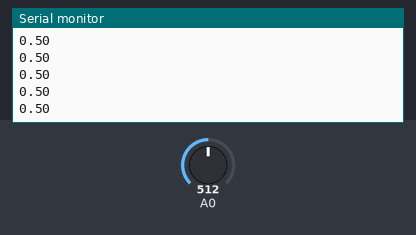
A sketch run on a simulated Arduino Uno, built with avr-gcc and run on an emulated ATmega328P. Parts: the last lines printed to the serial monitor. The inputs (shaded band) are chosen by the test bench; at power-on: A0 = 512.

Above: at 1.2 s.
1.3 s: A0 set to 716
At 2.0 s:
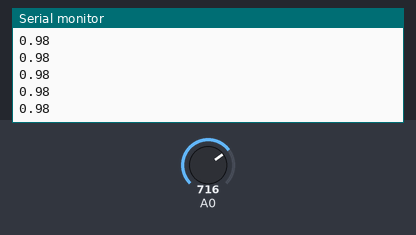
2.8 s: A0 set to 900
At 3.4 s:
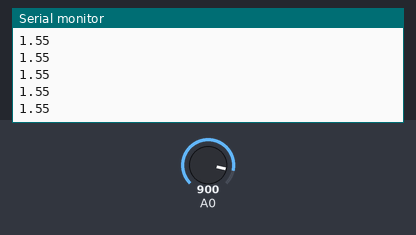
Timing chart, 0 to 5.8 s (numbered marks = the images above; inputs shaded):
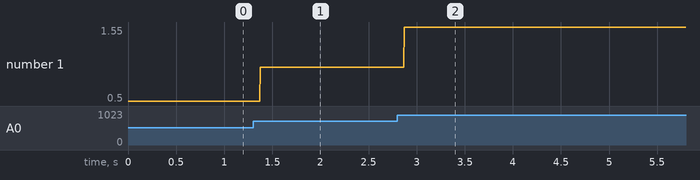

Measured:
- after the input at 1.3 s, the serial monitor: prints a new line after 0.07 s (image 1)
- after the input at 2.8 s, the serial monitor: prints a new line after 0.07 s (image 2)
- plotted number 1: 0.5 → 0.98 after the input at 1.3 s, 0.98 → 1.55 after the input at 2.8 s

The sketch:

mesure_puissance.ino
```cpp
float voltage;
float power;
float resistance = 12.5;

void setup() {
 Serial.begin(9600);
}

void loop() {
  voltage = analogRead(A0);
  voltage = (voltage * 5 )/ 1023;
  power =(voltage * voltage)/ resistance ;
  Serial.println(power);
}
```
